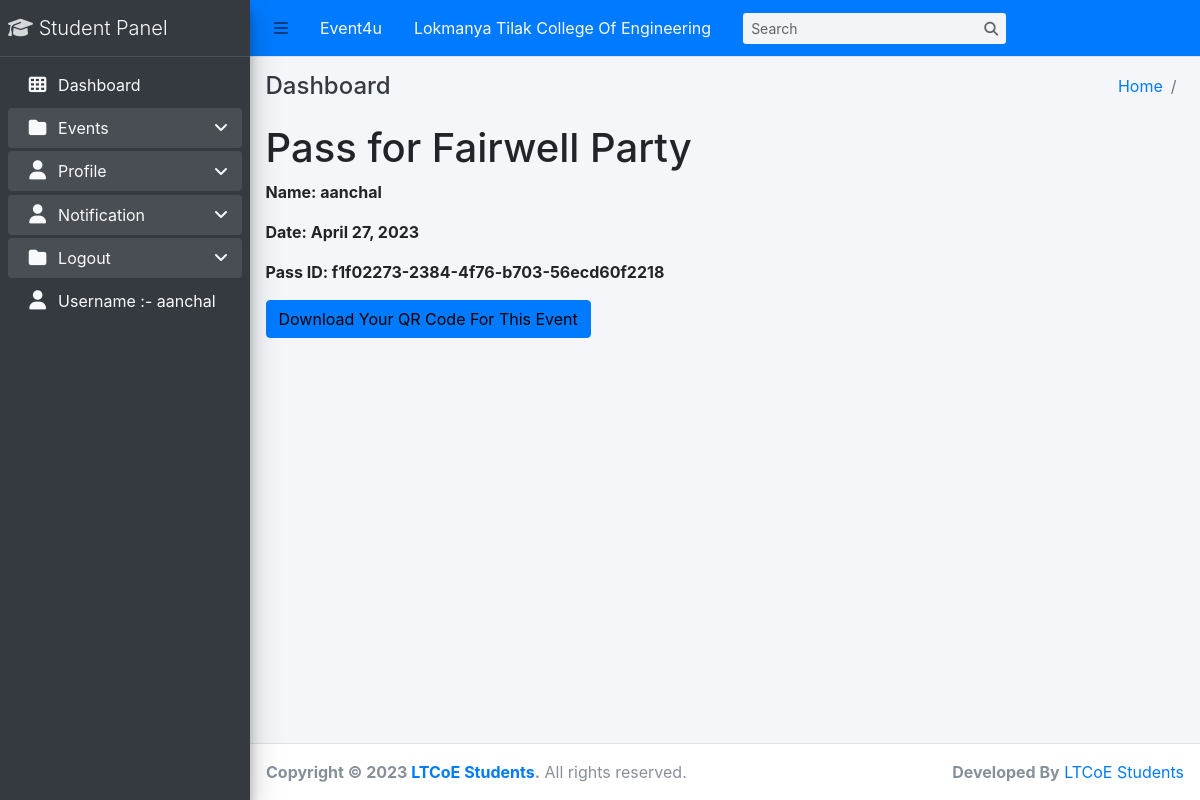
Page /event/2/generate-pass/ (signed in) on the committed database.
### eventbrite_app/models.py (models this page shows, shortened)
class Pass(models.Model):
    name = models.CharField(max_length=100)
    event = models.ForeignKey(Event, on_delete=models.CASCADE)
    date = models.DateField()
    uuid = models.UUIDField(unique=True)
    createdAt=models.DateTimeField(auto_now_add=True)
    updatedAt=models.DateTimeField(auto_now=True)

class Event(models.Model):
    coordinator=models.ForeignKey(Coordinator,on_delete=models.CASCADE,null=False,blank=False)
    name=models.CharField(max_length=100,null=False,blank=False)
    description=models.TextField(null=False,blank=False)
    image=models.ImageField(upload_to='events')
    status=models.CharField(max_length=50,choices=STATUS,null=False,blank=False)
    upi=models.CharField(max_length=100,blank=True,null=True)
    totalMoney=models.PositiveIntegerField(null=True,blank=True)
    createdAt=models.DateTimeField(auto_now_add=True)
    eventDate=models.DateTimeField(auto_now=True)

### eventbrite_app/views.py (the view)
# urls.py: path('event/<int:event_id>/generate-pass/', generate_pass, name='generate-pass'),
@login_required(login_url='login')
def generate_pass(request, event_id):
    import uuid
    event = Event.objects.get(id=event_id)
    pass_uuid = uuid.uuid4()
    try:
        passes = Pass.objects.get(name=request.user.username, event=event)
    except Pass.DoesNotExist:
        passes = Pass(name=request.user.username, event=event, date=event.eventDate, uuid=pass_uuid)
        passes.save()
    try:
        pay = Payment.objects.get(user=request.user, event=event)
    except Payment.DoesNotExist:
        pay = None
    return render(request, 'eventbrite/pass.html', {'pass': passes, 'payment': pay})

### eventbrite_app/templates/eventbrite/pass.html
{% extends 'base/base.html' %}
{% block content %}
{% if payment %}
<b>
<h1>Pass for {{ pass.event.name }}</h1>
<p>Name: {{ pass.name }}</p>
<p>Date: {{ pass.date }}</p>
<p>Pass ID: {{ pass.uuid }}</p>
<a href="{% url 'generate-qr'%}" class="btn btn-large btn-primary" style="decoration:none;color:black;">Download Your QR Code For This Event</a></b>
{% else %}
<h1>You Have Not Done Payment</h1>
{% endif %}
{% endblock content%}

### eventbrite_app/templates/base/sidebar.html (shortened to what this page needs)
{% load static %}
<aside class="main-sidebar sidebar-dark-primary elevation-4">
    <a href="#" class="brand-link">
      <i class=" nav-icon fa-solid fa-graduation-cap"></i>
          <span class="brand-text font-weight-light text-light">Student Panel</span>
    </a>
    <div class="sidebar">
      <nav class="mt-2">
        <ul class="nav nav-pills nav-sidebar flex-column" data-widget="treeview" role="menu" data-accordion="false">
          <li class="nav-item">
            <a href="{% url 'dashboard' %}" class="nav-link text-light">
              <i class="nav-icon fas fa-th"></i>
              <p>
                Dashboard
              </p>
            </a>
          </li>
          <li class="nav-item has-treeview menu-open">
            <a href="{% url 'events' %}" class="nav-link text-light">
              <i class="nav-icon fas fa-folder"></i>
              <p>
                Events
                <i class="right fas fa-angle-left"></i>
              </p>
            </a>
          </li>
          {% if user.is_authenticated %}
          <li class="nav-item has-treeview menu-open">
            <a href="{% url 'profile' %}" class="nav-link text-light">
              <i class="nav-icon fa-solid fa-user"></i>
              <p>
                Profile
                <i class="right fas fa-angle-left"></i>
              </p>
            </a>
          </li>
          <li class="nav-item has-treeview menu-open">
            <a href="{% url 'notification' %}" class="nav-link text-light">
              <i class="nav-icon fa-solid fa-user"></i>
              <p>
                Notification
                <i class="right fas fa-angle-left"></i>
              </p>
            </a>
          </li>
          <li class="nav-item has-treeview menu-open">
            <a href="{% url 'logout' %}" class="nav-link text-light">
              <i class="nav-icon fas fa-folder"></i>
              <p>
                Logout
                <i class="right fas fa-angle-left"></i>
              </p>
            </a>
          </li>
          {% endif %}
          <li class="nav-item">
            <a class="nav-link text-light"><i class="nav-icon fa-solid fa-user"></i> Username :- {{user.username}}</a>
          </li>
            </ul>
      </nav>
    </div>
  </aside>

### rows in the picture
Pass: event.name "Fairwell Party", name "aanchal", date "April 27, 2023", uuid "f1f02273-2384-4f76-b703-56ecd60f2218"

### other values in the picture
{{ user.username }} "aanchal"
